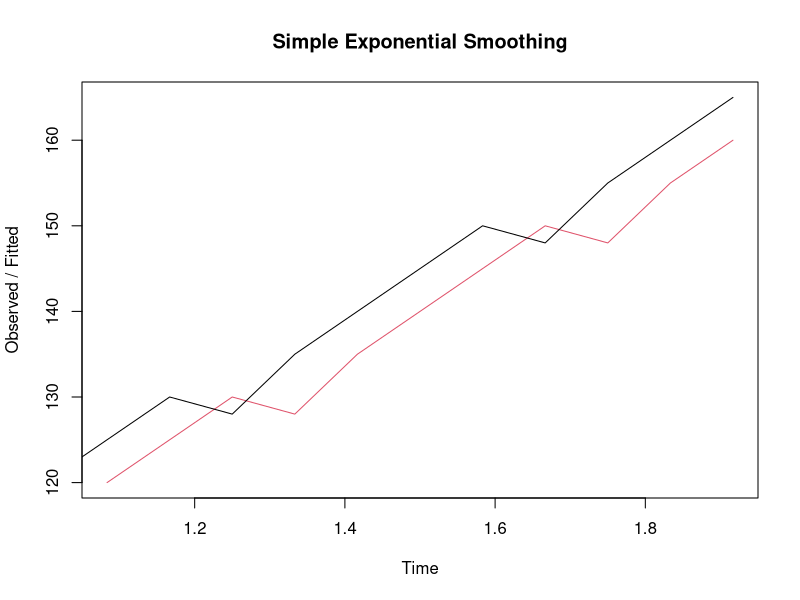

Write R code to recreate this figure.
# Data
sales <- c(120,125,130,128,135,140,145,150,148,155,160,165)

# Time series
x <- ts(sales,frequency=12)

# Smoothing
fit <- HoltWinters(x,beta=FALSE,gamma=FALSE)

# Plot
plot(fit,main="Simple Exponential Smoothing")
